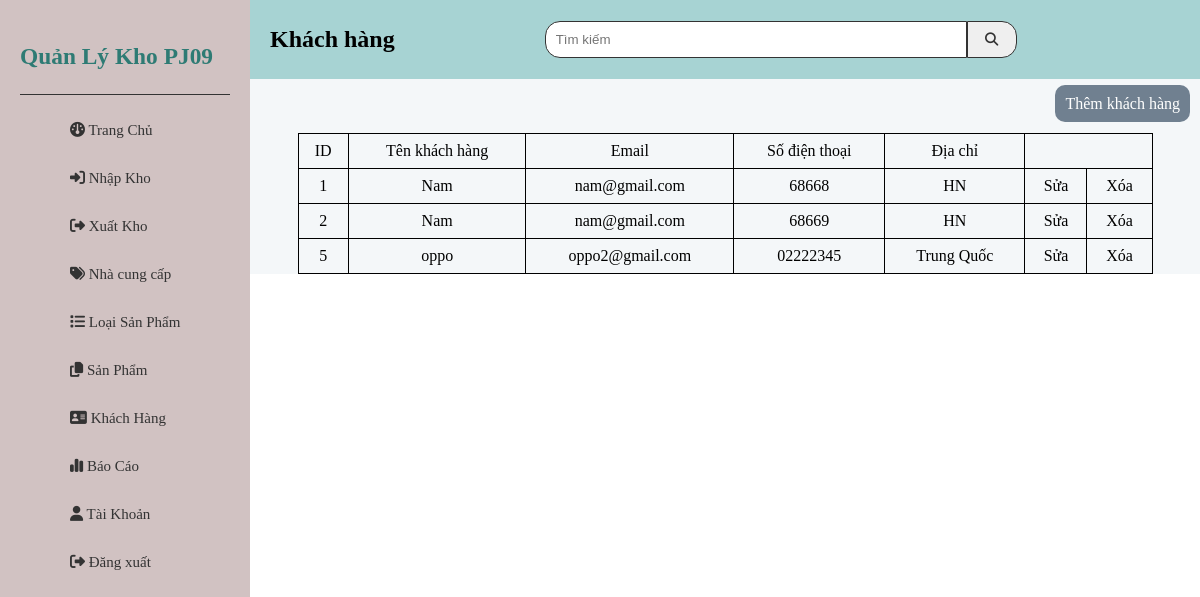
The app's page /KhachHang.php with its own data.
### tables this page shows
CREATE TABLE `khachhang` (
  `id_kh` int(50) NOT NULL,
  `ten_kh` varchar(20) NOT NULL,
  `email_kh` varchar(255) NOT NULL,
  `sdt_kh` varchar(15) NOT NULL,
  `dia_chi_kh` varchar(30) NOT NULL
);

### KhachHang.php (the view, shortened to what this page needs)
<!DOCTYPE html>
<html lang="en">
<head>
    <link rel="stylesheet" href="index.css">
    <link rel="stylesheet" href="SanPham.css">
    <link rel="stylesheet" href="add.css">
</head>
<body>
    <div class="sidebar">
        <div class="sidebar-header">
            <h3><a href="TrangChu.php">Quản Lý Kho PJ09</a></h3>
        </div>
        <div class="sidebar-content">
            <ul>
                <li><a href="TrangChu.php"><i class="fa-solid fa-gauge"></i> Trang Chủ</a></li>
                <li><a href="NhapKho.php"><i class="fa-solid fa-right-to-bracket"></i> Nhập Kho</a></li>
                <li><a href="XuatKho.php"><i class="fa-solid fa-right-from-bracket"></i> Xuất Kho</a></li>
                <li><a href="NhaCungCap.php"><i class="fa-solid fa-tags"></i> Nhà cung cấp</a></li>
                <li><a href="LoaiSanPham.php"><i class="fa-solid fa-list"></i> Loại Sản Phẩm</a></li>
                <li><a href="SanPham.php"><i class="fa-solid fa-copy"></i> Sản Phẩm</a></li>
                <li><a href="KhachHang.php"><i class="fa-solid fa-address-card"></i> Khách Hàng</a></li>
                <li><a href="BaoCao.php"><i class="fa-solid fa-chart-simple"></i> Báo Cáo</a></li>
                <li><a href="TaiKhoan.php"><i class="fa-solid fa-user"></i> Tài Khoản</a></li>
                <li><a href="DangNhap.php"><i class="fa-solid fa-right-from-bracket"></i> Đăng xuất</a></li>
            </ul>
        </div>
    </div>
    <div class="content">
        <form class="timkiem" action="TimKiemKH.php" method="post" >
            <h1>Khách hàng</h1>
            <input type ="text" name="noidung" placeholder="Tìm kiếm">
            <button type="submit" name ="search"><i class="fas fa-search"></i></button>
        </form>
        <p><a href="ThemKhachHang.php">Thêm khách hàng</a></p>
    <table>
        <thead>
            <tr>
                <td>ID</td>
                <td>Tên khách hàng</td>
                <td>Email </td>
                <td>Số điện thoại</td>
                <td>Địa chỉ</td>
            </tr>
        </thead>
        <tbody>
            <?php
                include("connect.php");
                $sql = "SELECT * FROM khachhang";
                $result = mysqli_query($conn, $sql);
                while ($row = mysqli_fetch_array($result)) {
            ?>
                <tr>
                    <td><?php echo $row['id_kh']?> </td>
                    <td><?php echo $row['ten_kh']?> </td>
                    <td><?php echo $row['email_kh']?> </td>
                    <td><?php echo $row['sdt_kh']?> </td>
                    <td><?php echo $row['dia_chi_kh']?> </td>
                    <td>
                        <span> <a href="SuaKhachHang.php?this_id=<?php echo $row['id_kh'] ?>"> Sửa  </a></span>
                    </td>
                    <td>
                        <span> <a href="XoaKhachHang.php?this_id=<?php echo $row['id_kh'] ?>"> Xóa </a></span>
                    </td>
                </tr>
            <?php } ?>
        </tbody>
    </table>
    </div>
</body>
</html>

### index.css (style rules this page uses)
body { margin: 0; }
.sidebar { width:250px; background-color:#d1c2c2; padding: 20px; box-sizing: border-box; position: fixed; height: 100%; top: 0; }
.sidebar-header { font-size: 20px; font-weight: bold; margin-bottom: 10px; border-bottom: 1px solid #333; }
.sidebar-header h3 a { text-decoration: none; color:#2e7b74; }
.sidebar-content ul { list-style: none; }
.sidebar-content li { margin-bottom: 15px; }
.sidebar-content li { width: 100%; border: none; background: none; }
.sidebar-content a { text-decoration: none; color: #333; font-size: 15px; }
.sidebar-content li { margin-bottom: 10px; width: 100%; }
.sidebar-content li { width: 100%; padding: 10px; text-align: left; }
.content { margin-left: 250px; box-sizing: border-box; background-color: #f4f7f9 ; height:100%; }
h1 { font-size: 24px; text-align: center; }

### SanPham.css (style rules this page uses)
table { width: 90%; border-collapse: collapse; margin: 0 auto; }
table, th, td { border: 1px solid black; }
th, td { padding: 8px; text-align: center; }
th, td a { text-decoration: none; color:black; }

### add.css (style rules this page uses)
p { margin-bottom: 20px; text-align: right; margin-right: 10px; }
p a { text-decoration: none; color: #fff; transition: color 0.3s; background-color: #708090; padding:10px; border-radius: 10px; }
.timkiem { background-color: rgb(167, 211, 211); display: flex; border:none; justify-content:start; align-items: center; padding: 10px; }
.timkiem h1 { margin-right: 150px; margin-left: 10px; }
.timkiem input[type="text"] { padding: 10px; width: 400px; border: 1px solid #333; border-radius: 15px 0 0 15px ; color:#708090; }
.timkiem button[name="search"] { padding: 10px; width:50px; color: #333; border: none; border: 1px solid #333; border-radius: 0 15px 15px 0; cursor: pointer; }

### records on screen
khachhang: id_kh "1", ten_kh "Nam", email_kh "nam@gmail.com", sdt_kh "68668", dia_chi_kh "HN"
khachhang: id_kh "2", ten_kh "Nam", email_kh "nam@gmail.com", sdt_kh "68669", dia_chi_kh "HN"
khachhang: id_kh "5", ten_kh "oppo", email_kh "oppo2@gmail.com", sdt_kh "02222345", dia_chi_kh "Trung Quốc"
